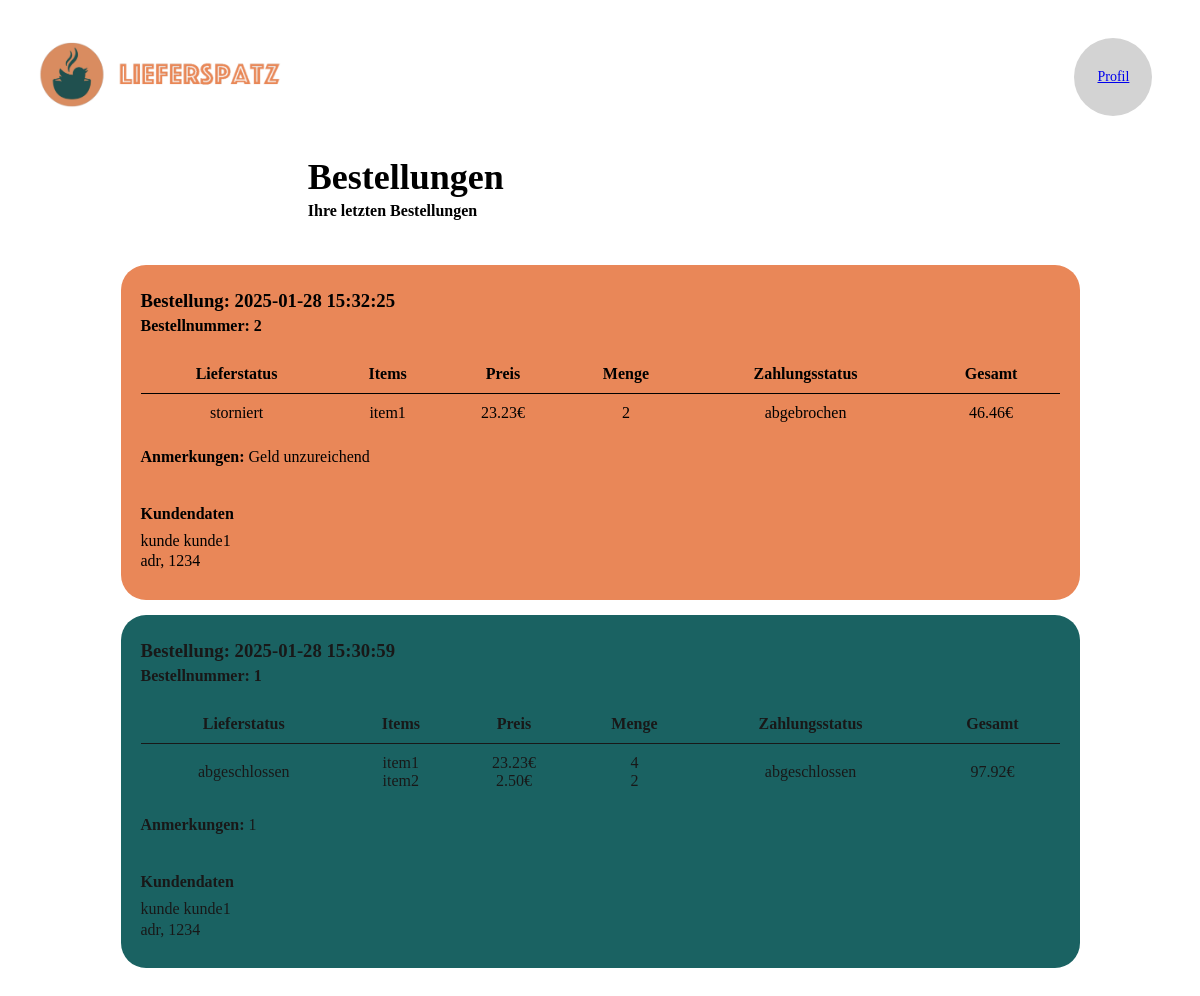
Page /bestellansichtResto (signed in) on the committed database.
### app.py (models this page shows)
class Orders(db.Model):
    time = db.Column(DateTime, default=lambda: datetime.now().replace(microsecond=0))
    id = db.Column(db.Integer, primary_key=True)
    lieferstatus = db.Column(db.String(50), nullable=False, default = "in Bearbeitung")
    items = db.Column(db.Text, nullable=False)
    preis = db.Column(db.Float, nullable=False)
    zahlungsstatus = db.Column(db.String(50), nullable=False, default = "ausstehend")
    name = db.Column(db.Text, nullable=False)
    adresse = db.Column(db.Text, nullable=False)
    kunde_id = db.Column(db.Integer, nullable=False)
    resto_name = db.Column(db.Text, nullable=False)
    resto_adresse = db.Column(db.Text, nullable=False)
    resto_id = db.Column(db.Integer, nullable=False)
    anmerkungen = db.Column(db.Text, nullable = True)
    postleitzahl = db.Column(db.Text, nullable=False)
    resto_postleitzahl = db.Column(db.Integer, nullable=False)

### app.py (the view)
@app.route('/bestellansichtResto', methods =["GET", "POST"])
def bestellansichtResto():
    if 'user' not in session or session['user']['type'] != 'Resto':
        return redirect(url_for('login'))
    resto_id = session['user']['id']
    orders = Orders.query.filter_by(resto_id=resto_id).order_by(
        db.case({"in Bearbeitung": 1, "in Zubereitung": 1, "abgeschlossen": 2, "storniert": 2},
                value=Orders.lieferstatus),
        Orders.time.desc()
    ).all()
    return render_template('resto_Bestellansicht.html', orders=orders,restoID = resto_id, json=json)

### templates/resto_Bestellansicht.html (shortened to what this page needs)
<!DOCTYPE html>
<html lang="en">
<head>
</head>
<body>
    <header>
        <a href="{{ url_for('resto_speisekarte', restaurant_id = restoID) }}"><img src="{{ url_for('static', filename='images/logo.png') }}" alt="Logo"></a>
        <div class="right-header">
            <a href="{{ url_for('profile') }}" class="btn profile">Profil</a>
        </div>
    </header>
    <header2>
        <h1><b>Bestellungen</b></h1>
        <h2><b>Ihre letzten Bestellungen</b></h2>
    </header2>
    {% for order in orders %}
    <div class="box" data-status="{{ order.lieferstatus }}">
        <h3>Bestellung: {{ order.time }}</h3>
        <h4>Bestellnummer: {{ order.id }}</h4>
        <table>
            <thead>
                <tr>
                    <th>Lieferstatus</th>
                    <th>Items</th>
                    <th>Preis</th>
                    <th>Menge</th>
                    <th>Zahlungsstatus</th>
                    <th>Gesamt</th>
                </tr>
            </thead>
            <tbody>
                <tr>
                    <td>{{ order.lieferstatus }}</td>
                    <td> {% for item in json.loads(order.items) %}
                        {{ item.name }}<br>
                      {% endfor %}</td>
                    <td>{% for item in json.loads(order.items) %}
                        {{"%.2f"|format(item.price)}}€<br>
                      {% endfor %}</td>
                    <td> {% for item in json.loads(order.items) %}
                        {{ item.amount }}<br>
                      {% endfor %}</td>
                    <td>{{ order.zahlungsstatus }}</td>
                    <td>{{ "%.2f"|format(order.preis) }}€</td>
                </tr>
            </tbody>
        </table>
        <div class="comment-section">
            <p><b>Anmerkungen: </b>{{ order.anmerkungen }}<p>
        </div>
        <div class="customer-and-buttons">
            <div class="customer-data">
                <h2><b>Kundendaten</b></h2>
                <p> {{ order.name }} </p>
                <p> {{ order.adresse }}, {{order.postleitzahl}} </p>
            </div>
            </div>
        </div>
    {% endfor %}
</html>

### templates/resto_Bestellansicht.html (style rules this page uses)
body { font-family: "Istok Web"; padding: 30px; display: flex; flex-direction: column; align-items: center; }
header { display: flex; align-items: center; width: 100%; justify-content: space-between; }
header img { width: 250px; height: auto; justify-content: flex-start; }
.right-header { display: flex; align-items: center; }
header2 { font-family: "Istok Web"; padding: 30px; width: 52%; }
.customer-data { padding-top: 3%; line-height: 30%; }
.btn { display: flex; align-items: center; text-align: left; padding-left: 1%; cursor: pointer; border: none; font-size: 14px; }
.profile, .warenkorb { width: 78px; height: 78px; border-radius: 100%; justify-content: center; }
.profile { background: lightgray; margin-right: 10px; }
h1 { color: #000; font-family: "Istok Web"; font-size: 36px; font-style: normal; font-weight: 700; line-height: normal; margin-top: 10px; }
h2 { color: #000; font-family: "Istok Web"; font-size: 16px; font-style: normal; font-weight: 400; line-height: normal; margin-top: -20px; margin-bottom: 10px; }
.box { width: 959px; height: auto; flex-shrink: 0; border-radius: 25px; background: #D9D9D9; box-sizing: border-box; padding: 20px; display: flex; flex-direction: column; justify-content: space-between; margin-top: 5px; font-family: "istok web"; margin-bottom: 10px; }
.box h3 { margin-bottom: 0; margin-top: 5px; }
.box h4 { margin-bottom: 0; margin-top: 5px; }
.box table { width: 100%; border-collapse: collapse; margin-top: 20px; }
.box th { text-align: center; padding: 10px; }
.box td { border-top: 1px solid #000; padding: 10px; text-align: center; }
.customer-and-buttons { display: flex; justify-content: space-between; align-items: center; margin-top: 15px; }
.box[data-status="abgeschlossen"] { background-color: #025252; opacity: 90%; }
.box[data-status="storniert"] { background-color: #E98758; }

### rows in the picture
Orders: time "2025-01-28 15:32:25", id "2", lieferstatus "storniert", name "item1", price "23.23", amount "2", zahlungsstatus "abgebrochen", preis "46.46", anmerkungen "Geld unzureichend", name "kunde kunde1", adresse "adr", postleitzahl "1234"
Orders: time "2025-01-28 15:30:59", id "1", lieferstatus "abgeschlossen", name "item1" "item2", price "23.23" "2.50", amount "4" "2", zahlungsstatus "abgeschlossen", preis "97.92", anmerkungen "1", name "kunde kunde1", adresse "adr", postleitzahl "1234"
